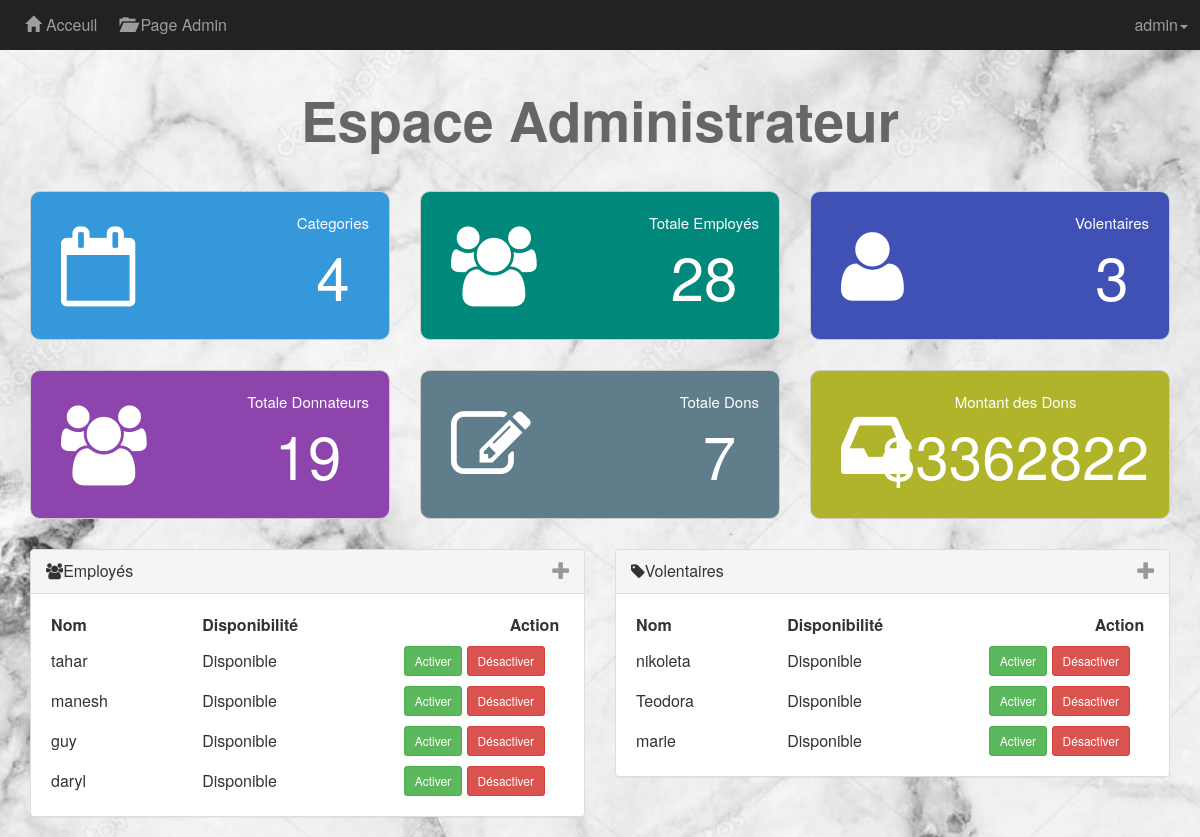
Page /vues/PageAdmin.php (signed in) on the committed database.
### tables this page shows
CREATE TABLE `membre` (
  `ID` int(11) NOT NULL,
  `NOM` varchar(255) NOT NULL,
  `COURRIEL` varchar(255) NOT NULL,
  `ADRESSE` varchar(255) NOT NULL,
  `VILLE` varchar(255) NOT NULL,
  `CODE_POSTALE` varchar(255) NOT NULL,
  `PROVINCE` varchar(255) NOT NULL,
  `TELEPHONE` varchar(255) NOT NULL,
  `MOT_DE_PASSE` varchar(255) DEFAULT NULL,
  `ACTIF` tinyint(1) DEFAULT '1',
  `GROUP_ID` int(8) DEFAULT NULL,
  `DATE_CREATION` date DEFAULT NULL,
  `NUM_JETON` tinyint(2) DEFAULT '0'
);

### modeles/config/CategoryDAO.class.php (called while the page is built, shortened)
<?php
class CategorieDAO
{
	public function getTot_Categories()
	{
		$db = Database::getInstance();
		$pstmt = $db->prepare(" SELECT * FROM categorie ");
		$pstmt->execute();
		$count = $pstmt->rowCount();
		return $count;;
	}
}

### modeles/config/MembreDAO.class.php (called while the page is built, shortened)
<?php
class MembreDAO
{
	public function getTot_Membres()
	{
		$db = Database::getInstance();
		$pstmt = $db->prepare(" SELECT * FROM  membre");
		$pstmt->execute();
		$count = $pstmt->rowCount();
		return $count;
	}
	public function get_Volentaires()
	{
		try
		{
			$conn = Database::getInstance();
            $res = $conn->prepare("SELECT ID, NOM, ACTIF FROM membre WHERE GROUP_ID = 4");
            $res->execute();
            $rows = $res->fetchAll();
			return $rows;
		} catch (PDOException $e) {
		    print "Error!: " . $e->getMessage() . "<br/>";
		    return $rows;
		}
	}
	public function get_Emp_traiteurs()
	{
		try
		{
			$conn = Database::getInstance();
            $res = $conn->prepare("SELECT ID, NOM, ACTIF FROM membre WHERE GROUP_ID = 3");
            $res->execute();
            $rows = $res->fetchAll();
			return $rows;
		} catch (PDOException $e) {
		    print "Error!: " . $e->getMessage() . "<br/>";
		    return $rows;
		}
	}
	public function tot_Volentaires()
	{
		$db = Database::getInstance();
		$pstmt = $db->prepare("SELECT * FROM membre WHERE GROUP_ID = 4");
		$pstmt->execute();
		$count = $pstmt->rowCount();
		return $count;
	}
}
?>

### modeles/config/DonnateurDAO.class.php (called while the page is built, shortened)
<?php
class DonnateurDAO
{
	public function getTot_Donnateurs()
	{
		$db = Database::getInstance();
		$pstmt = $db->prepare("SELECT * FROM membre WHERE GROUP_ID = 5");
		$pstmt->execute();
		$count = $pstmt->rowCount();
		return $count;
	}
}
?>

### modeles/config/DonsDAO.class.php (called while the page is built, shortened)
<?php
require_once("../modeles/config/MembreDAO.class.php");
class DonsDAO
{
	public function getTot_Dons()
		{
			$db = Database::getInstance();
			$pstmt = $db->prepare(" SELECT * FROM don ");
			$pstmt->execute();
			$count = $pstmt->rowCount();
			return $count;;
		}
	public function get_Somme_Dons()
		{
			$db = Database::getInstance();
			$pstmt = $db->prepare(" select SUM(MONTANT) AS total FROM don ");
			$pstmt->execute();
			$row = $pstmt->Fetch(PDO::FETCH_ASSOC);
			$laSomme = $row['total'];
			return $laSomme;
		}
}
?>

### vues/PageAdmin.php (the view, shortened to what this page needs)
<?php
if(isset($_SESSION['connected']) &&  isset($_SESSION['admin']) )
{
   require_once('../modeles/config/CategoryDAO.class.php');
   require_once('../modeles/config/MembreDAO.class.php');
   require_once('../modeles/config/DonnateurDAO.class.php');
   require_once('../modeles/config/DonsDAO.class.php');
   $catdao      = new CategorieDAO();
   $mbrdao      = new MembreDAO();
   $donateurdao = new DonnateurDAO();
   $dondao      = new DonsDAO();
   include('header.php');  ?>
<?php
   include('navBar.php');
?>
   <div class="home-stats">
     <div class="container text-center">
       <h1 class="text-center">Espace Administrateur</h1>
	       <div class="row">
        <div class="col-md-4" >
		        <div class="stat admin-st-category"><i class="fa fa-calendar-o"></i>
			        <div class="admin-info">
                Categories<span><a href="LesCategories.php"><?php echo $catdao->getTot_Categories(); ?></a></span>
              </div>
			      </div>
		    </div>
		    <div class="col-md-4">
		        <div class="stat admin-st-employe"><i class="fa fa-users"></i>
			        <div class="admin-info">
                Totale Employés<span><a href="LesMembres.php"><?php echo $mbrdao-> getTot_Membres(); ?></a></span>
              </div>
			      </div>
		    </div>
		    <div class="col-md-4">
		        <div class="stat admin-st-volentaires"><i class="fa fa-user"></i>
			        <div class="admin-info">
                Volentaires<span><a href=""><?php echo $mbrdao->tot_Volentaires(); ?></a></span>
              </div>
			      </div>
		    </div>
		    <div class="col-md-4" style="top:30px;">
		        <div class="stat admin-st-donateurs"><i class="fa fa-users"></i>
			        <div class="admin-info">
                Totale Donnateurs <span><?php echo $donateurdao->getTot_Donnateurs(); ?></span>
              </div>
			      </div>
		    </div>
        <div class="col-md-4" style="top:30px;">
		        <div class="stat admin-st-dons"><i class="fa fa-edit"></i>
			        <div class="admin-info">
                Totale Dons <span><?php echo $dondao-> getTot_Dons(); ?></span>
              </div>
			      </div>
		    </div>
        <div class="col-md-4" style="top:30px;">
		        <div class="stat admin-st-montant"><i class="fa fa-inbox"></i>
			        <div class="admin-info">
                Montant des Dons <span> $<?php echo $dondao->get_Somme_Dons(); ?></span>
              </div>
			      </div>
		    </div>
	   </div>
    </div>
  </div>
  <div class="latest">
      <div class="container ">
        <div class="row">
            <div class="col-sm-6">
                <div class="panel panel-default">
                    <div class="panel-heading">
                        <i class="fa fa-users"></i>Employés
                        <span class="admin-toggle-info pull-right">
                            <i class="fa fa-plus fa-lg"></i>
                        </span>
                    </div>
                    <div class="panel-body">
                       <table class="table-condensed table-hover">
                          <thead>
                            <tr>
                              <th width='30%'>Nom</th>
                              <th width='40%'>Disponibilité</th>
                              <th class='pull-right' width='30%'>Action</th>
                            </tr>
                          </thead>
                          <tbody>
                              <?php
                                  $tab_Emp = $mbrdao->get_Emp_traiteurs();
                                  foreach($tab_Emp as $empl)
                                  {
                                    echo "<tr >";
                                    echo "<td>".$empl['NOM'].'</td>';
                                      if($empl['ACTIF'] == 1) { echo "<td>Disponible</td>"; }
                                      else { echo "<td>Non Disponible</td>"; }
                                    echo " <td class='pull-right'>
                                              <a href='../controleurs/Controle_ActiverMembre.php?action=activer&idMembre=".$empl['ID']."' class='btn btn-success btn-sm'>Activer</a>
                                              <a href='../controleurs/Controle_ActiverMembre.php?action=desactiver&idMembre=".$empl['ID']."' class='btn btn-danger btn-sm'>Désactiver</a>
                                            </td> ";
                                    echo "</tr>";
                                  }
                              ?>
                          </tbody>
                       </table>
                    </div>
                </div>
            </div>
            <div class="col-sm-6">
                <div class="panel panel-default">
                    <div class="panel-heading">
                        <i class="fa fa-tag"></i>Volentaires
                        <span class="admin-toggle-info pull-right">
                            <i class="fa fa-plus fa-lg"></i>
                        </span>
                    </div>
                    <div class="panel-body">
                       <table class="table-condensed table-hover">
                          <thead>
                            <tr>
                              <th width='30%'>Nom</th>
                              <th width='40%'>Disponibilité</th>
                              <th class='pull-right' width='30%'>Action</th>
                            </tr>
                          </thead>
                          <tbody>
                              <?php
                                  $tab_volentaires = $mbrdao->get_Volentaires();
                                  foreach($tab_volentaires as $volentaire)
                                  {
                                    echo "<tr>";
                                    echo "<td>".$volentaire['NOM'].'</td>';
                                      if($volentaire['ACTIF'] == 1) { echo "<td>Disponible</td>"; }
                                      else { echo "<td>Non Disponible</td>"; }
                                    echo " <td class='pull-right'>
                                              <a href='../controleurs/Controle_ActiverMembre.php?action=activer&idMembre=".$volentaire['ID']."' class='btn btn-success btn-sm'>Activer</a>
                                              <a href='../controleurs/Controle_ActiverMembre.php?action=desactiver&idMembre=".$volentaire['ID']."' class='btn btn-danger btn-sm'>Désactiver</a>
                                            </td> ";
                                    echo "</tr>";
                                  }
                              ?>
                          </tbody>
                       </table>
                    </div>
                </div>
            </div>
        </div>
      </div>
</div>
<?php
}
  else
{
     return "";
}
?>
<?php include('footer.php') ?>

### styles-CSS/NavBarCSS.css (style rules this page uses)
body { font-size: 16px; }

### styles-CSS/Page-damin.CSS.css (style rules this page uses)
h1 { font-size:55px; margin:40px 0; font-weight: bold; color:#666; }
.home-stats .stat { background-color: #eee; border: 1px solid #ccc; padding: 20px; font-size: 15px; color:#fff; border-radius:10px; position:relative; overflow:hidden; }
.home-stats .stat i { position:absolute; font-size: 80px; top:35px; left:30px; }
.home-stats .stat .admin-info { float:right; }
.home-stats .stat a { color:#fff; }
.home-stats .stat span { display:block; font-size: 60px; }
.home-stats .admin-st-category { background-color: #3498db; }
.home-stats .admin-st-employe { background-color: #00897b; }
.home-stats .admin-st-volentaires { background-color: #3f51b5; }
.home-stats .admin-st-donateurs { background-color: #8e44ad; }
.home-stats .admin-st-dons { background-color: #607d8b; }
.home-stats .admin-st-montant { background-color: #afb42b; }
.latest { margin-top:60px; }
.latest .admin-toggle-info { color:#999; cursor:pointer; }

### vues/PageAdmin.php (style rules this page uses)
body { background:url(../images/marbre.jpg) no-repeat center center fixed; -webkit-background-size:cover; -moz-background-size:cover; -o-background-size:cover; background-size:cover; }

### rows in the picture
membre: NOM "tahar", ACTIF "Disponible"
membre: NOM "manesh", ACTIF "Disponible"
membre: NOM "guy", ACTIF "Disponible"
membre: NOM "daryl", ACTIF "Disponible"
membre: NOM "nikoleta", ACTIF "Disponible"
membre: NOM "Teodora", ACTIF "Disponible"
membre: NOM "marie", ACTIF "Disponible"

### other values in the picture
$_SESSION['userName'] "admin"
$catdao->getTot_Categories() "4"
$mbrdao-> getTot_Membres() "28"
$mbrdao->tot_Volentaires() "3"
$donateurdao->getTot_Donnateurs() "19"
$dondao-> getTot_Dons() "7"
$dondao->get_Somme_Dons() "3362822"
